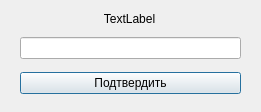
<?xml version="1.0" encoding="UTF-8"?>
<ui version="4.0">
 <class>Dialog</class>
 <widget class="QDialog" name="Dialog">
  <property name="geometry">
   <rect>
    <x>0</x>
    <y>0</y>
    <width>261</width>
    <height>112</height>
   </rect>
  </property>
  <property name="windowTitle">
   <string>Dialog</string>
  </property>
  <widget class="QWidget" name="layoutWidget">
   <property name="geometry">
    <rect>
     <x>20</x>
     <y>30</y>
     <width>221</width>
     <height>71</height>
    </rect>
   </property>
   <layout class="QVBoxLayout" name="verticalLayout">
    <item>
     <widget class="QLineEdit" name="lineEdit"/>
    </item>
    <item>
     <widget class="QPushButton" name="pushButton">
      <property name="text">
       <string>Подтвердить</string>
      </property>
     </widget>
    </item>
   </layout>
  </widget>
  <widget class="QLabel" name="label">
   <property name="geometry">
    <rect>
     <x>20</x>
     <y>0</y>
     <width>219</width>
     <height>38</height>
    </rect>
   </property>
   <property name="layoutDirection">
    <enum>Qt::LeftToRight</enum>
   </property>
   <property name="text">
    <string>TextLabel</string>
   </property>
   <property name="alignment">
    <set>Qt::AlignCenter</set>
   </property>
  </widget>
 </widget>
 <resources/>
 <connections/>
</ui>
